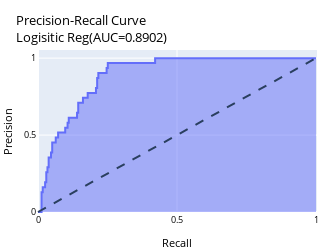

Notebook code cell kept with this figure:
### Code cell
C = model_selection(X, y, X_train, X_test, y_train, y_test)

### Figure 1 — Plotly figure (JSON) as saved in the notebook; plotly's stock layout.template omitted (floating-point values rounded to 4 significant figures)
{"data": [{"hovertemplate": "Recall=%{x}<br>Precision=%{y}<extra></extra>", "legendgroup": "", "line": {"color": "#636efa"}, "mode": "lines", "name": "", "orientation": "v", "showlegend": false, "stackgroup": "1", "type": "scatter", "x": [0, 0.004255, 0.01277, 0.01277, 0.01702, 0.01702, 0.02553, 0.02553, 0.02979, 0.02979, 0.03404, 0.03404, 0.0383, 0.0383, 0.04681, 0.04681, 0.05106, 0.05106, 0.06383, 0.06383, 0.07234, 0.07234, 0.09787, 0.09787, 0.1064, 0.1064, 0.1106, 0.1106, 0.1404, 0.1404, 0.1447, 0.1447, 0.1617, 0.1617, 0.1787, 0.1787, 0.2085, 0.2085, 0.2128, 0.2128, 0.217, 0.217, 0.2468, 0.2468, 0.2511, 0.2511, 0.4213, 0.4213, 1], "xaxis": "x", "y": [0, 0, 0, 0.129, 0.129, 0.1613, 0.1613, 0.1935, 0.1935, 0.2581, 0.2581, 0.2903, 0.2903, 0.3548, 0.3548, 0.3871, 0.3871, 0.4516, 0.4516, 0.4839, 0.4839, 0.5161, 0.5161, 0.5484, 0.5484, 0.5806, 0.5806, 0.6129, 0.6129, 0.6452, 0.6452, 0.7097, 0.7097, 0.7419, 0.7419, 0.7742, 0.7742, 0.8065, 0.8065, 0.871, 0.871, 0.9032, 0.9032, 0.9355, 0.9355, 0.9677, 0.9677, 1, 1], "yaxis": "y"}], "layout": {"font": {"color": "Black", "size": 9}, "height": 250, "legend": {"tracegroupgap": 0}, "margin": {"b": 1, "l": 1, "pad": 0, "r": 1, "t": 50}, "shapes": [{"line": {"dash": "dash"}, "type": "line", "x0": 0, "x1": 1, "y0": 0, "y1": 1}], "title": {"text": "Precision-Recall Curve<br>Logisitic Reg(AUC=0.8902)"}, "width": 250, "xaxis": {"anchor": "y", "autorange": true, "constrain": "domain", "domain": [0, 1], "range": [-0.004808, 1.005], "title": {"text": "Recall"}, "type": "linear"}, "yaxis": {"anchor": "x", "automargin": true, "autorange": true, "domain": [0, 1], "range": [-0.00646, 1.053], "title": {"text": "Precision"}, "type": "linear"}}}
